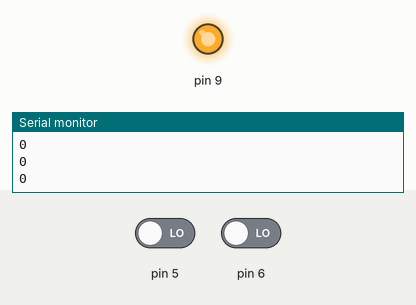
Simulated run of this sketch. Board: Arduino Uno, built with avr-gcc and run on an emulated ATmega328P. On the bench: output pins drawn as LEDs (lit = HIGH), the last lines printed to the serial monitor. The inputs (shaded band) are chosen by the test bench; at power-on: pin 5 LOW, pin 6 LOW.

Above: at 1.2 s.
1.3 s: pin 5 driven HIGH and pin 6 driven HIGH
At 2.3 s:
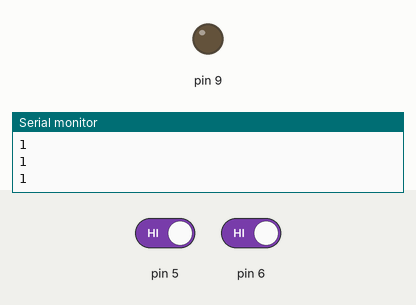
2.8 s: pin 5 driven LOW
At 3.5 s:
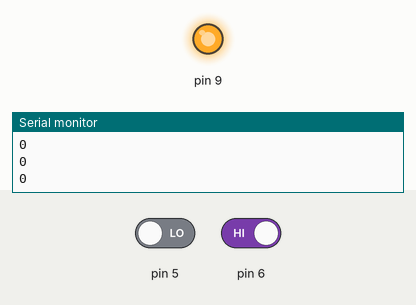
4.3 s: pin 5 driven HIGH
At 4.6 s:
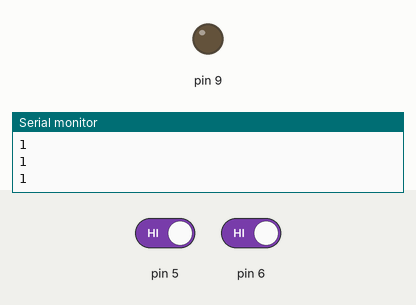
Timing chart, 0 to 7.3 s (numbered marks = the images above; inputs shaded):
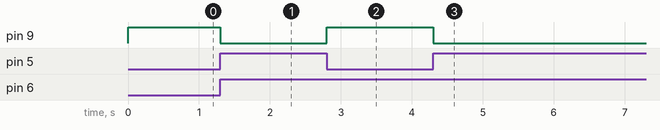

Measured:
- after the input at 1.3 s, pin 9: HIGH → LOW at once
- after the input at 2.8 s, pin 9: LOW → HIGH at once
- after the input at 4.3 s, pin 9: HIGH → LOW at once

The sketch:

NAND.ino
```cpp
int i=0;
int j=0;
void setup() {
  Serial.begin(9600);
  pinMode(5,INPUT);
pinMode(6,INPUT);
pinMode(9,OUTPUT);
  // put your setup code here, to run once:
}

void loop() {
  // put your main code here, to run repeatedly:


i=digitalRead(5); //Reads state of input pin 5
j=digitalRead(6);
if (i==1 & j==1){
  digitalWrite(9,LOW); //Gives output to pin 9 as LOW
  delay(5);
  }
else {
  digitalWrite(9,HIGH);
  delay(5);
  }
    Serial.println(i);

}
```
